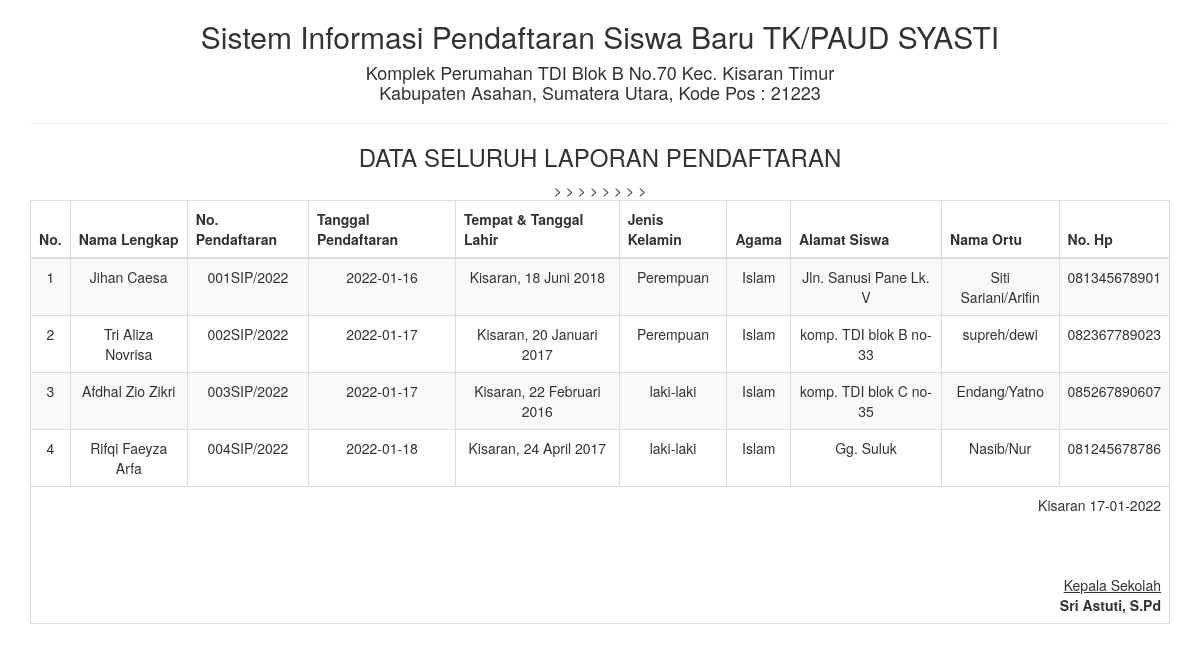
Page /report/arsip_semua.php on the committed database.
### tables this page shows
CREATE TABLE `tbl_pendaftaran` (
  `id` int(5) NOT NULL,
  `nama_lengkap` varchar(100) NOT NULL,
  `no_pendaftaran` varchar(50) NOT NULL,
  `tgl_pendaftaran` date NOT NULL,
  `ttl` varchar(100) NOT NULL,
  `jenis_kelamin` varchar(25) NOT NULL,
  `agama` varchar(100) NOT NULL,
  `alamat_siswa` varchar(100) NOT NULL,
  `nama_ortu` varchar(100) NOT NULL,
  `no_hp` varchar(13) NOT NULL,
  `keterangan` varchar(50) NOT NULL
);

### report/arsip_semua.php (the view, shortened to what this page needs)
<!DOCTYPE html>
<html>
    <head>
        <link href="../Assets/css/bootstrap.min.css" rel="stylesheet" type="text/css"/>
    </head>
    <body onload="print()">
        <?php
        include '../config/koneksi.php';
        ?>
        <div class="container">
            <div class='row'>
                <div class="col-sm-12">
                    <div class="text-center">
                        <h2>Sistem Informasi Pendaftaran Siswa Baru TK/PAUD SYASTI </h2>
                        <h4>Komplek Perumahan TDI Blok B No.70 Kec. Kisaran Timur <br>
                              Kabupaten Asahan, Sumatera Utara, Kode Pos : 21223</h4>
                        <hr>
                        <h3>DATA SELURUH LAPORAN PENDAFTARAN</h3>
                        <table class="table table-bordered table-striped table-hover">
                        <tbody>
                                <thead>
								<tr>
								<th>No.</th>
                                <th>Nama Lengkap</th>
                                <th>No. Pendaftaran</th>
                                <th>Tanggal Pendaftaran</th>
                                <th>Tempat & Tanggal Lahir</th>
                                <th>Jenis Kelamin</th>
                                <th>Agama</th>
                                <th>Alamat Siswa</th>
                                <th>Nama Ortu</th>
                                <th>No. Hp</th>
								</tr>
								</thead>
							<tbody>
                            <?php
                            $sql = "SELECT * FROM tbl_pendaftaran";
                            $query = mysqli_query($koneksi, $sql) or die("SQL Anda Salah");
                            $nomor = 0;
                            while ($data = mysqli_fetch_array($query)) {
                                $nomor++;
                                ?>
                                <tr>
                                     <td><?= $nomor ?></td>
                                    <td><?= $data['nama_lengkap'] ?></td>>
                                    <td><?= $data['no_pendaftaran'] ?></td>
                                    <td><?= $data['tgl_pendaftaran'] ?></td>
                                    <td><?= $data['ttl'] ?></td>
                                    <td><?= $data['jenis_kelamin'] ?></td>
                                    <td><?= $data['agama'] ?></td>>
                                    <td><?= $data['alamat_siswa'] ?></td>
                                    <td><?= $data['nama_ortu'] ?></td>
                                    <td><?= $data['no_hp'] ?></td>
                                </tr>
                            <?php } ?>
							</tbody>
                        </tbody>
                            <tfoot>
                                <tr>
                                    <td colspan="13" class="text-right">
                                        Kisaran  <?= date("d-m-Y") ?>
                                        <br><br><br><br>
                                        <u>Kepala Sekolah<strong></u><br>
                                        Sri Astuti, S.Pd
									</td>
								</tr>
							</tfoot>
                        </table>
                    </div>
                </div>
            </div>
    </body>
</html>

### rows in the picture
tbl_pendaftaran: nama_lengkap "Jihan Caesa", no_pendaftaran "001SIP/2022", tgl_pendaftaran "2022-01-16", ttl "Kisaran, 18 Juni 2018", jenis_kelamin "Perempuan", agama "Islam", alamat_siswa "Jln. Sanusi Pane Lk. V", nama_ortu "Siti Sariani/Arifin", no_hp "081345678901"
tbl_pendaftaran: nama_lengkap "Tri Aliza Novrisa", no_pendaftaran "002SIP/2022", tgl_pendaftaran "2022-01-17", ttl "Kisaran, 20 Januari 2017", jenis_kelamin "Perempuan", agama "Islam", alamat_siswa "komp. TDI blok B no-33", nama_ortu "supreh/dewi", no_hp "082367789023"
tbl_pendaftaran: nama_lengkap "Afdhal Zio Zikri", no_pendaftaran "003SIP/2022", tgl_pendaftaran "2022-01-17", ttl "Kisaran, 22 Februari 2016", jenis_kelamin "laki-laki", agama "Islam", alamat_siswa "komp. TDI blok C no-35", nama_ortu "Endang/Yatno", no_hp "085267890607"
tbl_pendaftaran: nama_lengkap "Rifqi Faeyza Arfa", no_pendaftaran "004SIP/2022", tgl_pendaftaran "2022-01-18", ttl "Kisaran, 24 April 2017", jenis_kelamin "laki-laki", agama "Islam", alamat_siswa "Gg. Suluk", nama_ortu "Nasib/Nur", no_hp "081245678786"
